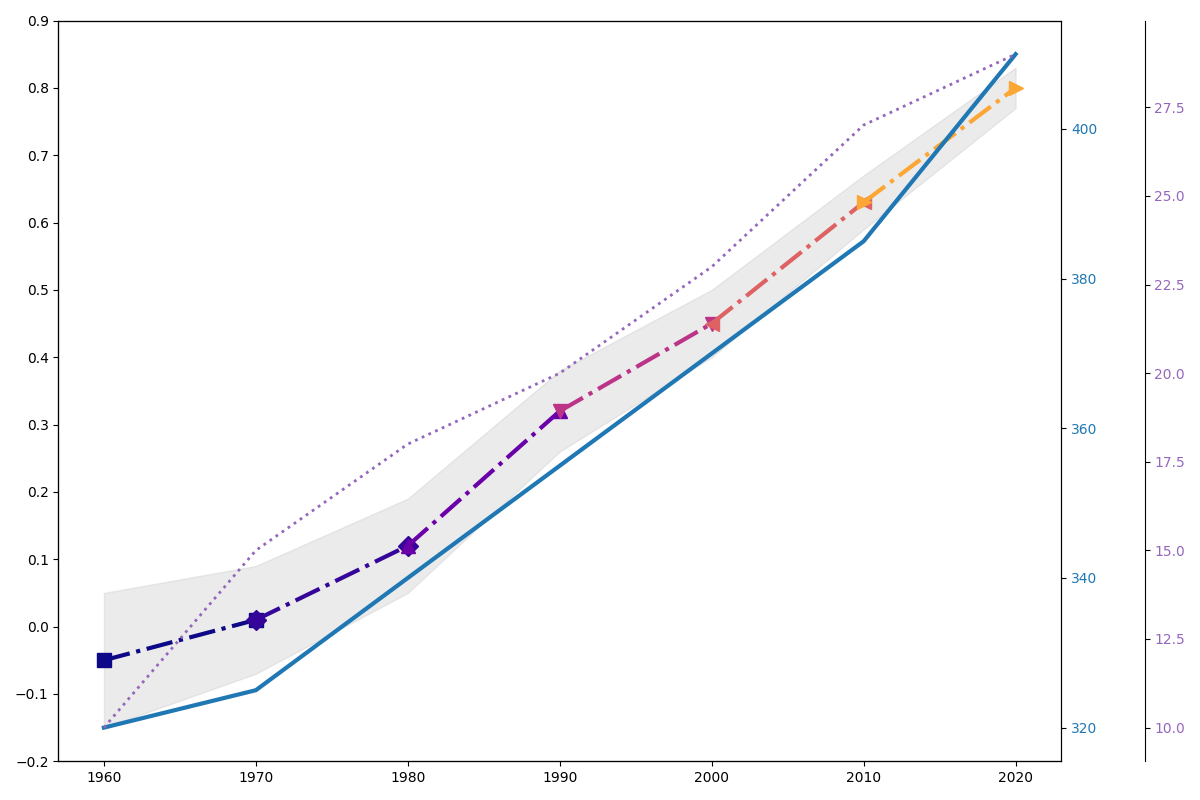

The script that drew this image:
import matplotlib.pyplot as plt
import numpy as np
import matplotlib.cm as cm
import matplotlib.colors as mcolors

decades = np.array([1960, 1970, 1980, 1990, 2000, 2010, 2020])
temperature_anomalies = np.array([-0.05, 0.01, 0.12, 0.32, 0.45, 0.63, 0.80])
uncertainties = np.array([0.1, 0.08, 0.07, 0.06, 0.05, 0.04, 0.03])
co2_levels = np.array([320, 325, 340, 355, 370, 385, 410])
ghg_emissions = np.array([10, 15, 18, 20, 23, 27, 29])

norm = mcolors.Normalize(vmin=min(temperature_anomalies), vmax=max(temperature_anomalies))
cmap = cm.plasma  # Changed colormap for visual variation

fig, ax = plt.subplots(figsize=(12, 8))

ax.fill_between(decades, temperature_anomalies - uncertainties, temperature_anomalies + uncertainties, 
                color='silver', alpha=0.3)  # Altered color for the fill

shuffled_markers = ['s', 'D', '^', 'v', '<', '>', 'o']  # Different markers for each decade
shuffled_colors = [cmap(norm(temp)) for temp in temperature_anomalies]  # Different order of coloring

for i in range(len(decades) - 1):
    ax.plot(decades[i:i+2], temperature_anomalies[i:i+2], marker=shuffled_markers[i], 
            color=shuffled_colors[i], markersize=10, linewidth=3, linestyle='-.')  # Different linestyle, marker size

ax.grid(False)  # Turned off grid lines for a cleaner background
ax.set_yticks(np.arange(-0.2, 1.0, 0.1))

ax2 = ax.twinx()
ax2.plot(decades, co2_levels, color='tab:blue', linestyle='-', linewidth=3)  # Altered line style and color
ax2.tick_params(axis='y', labelcolor='tab:blue')

ax3 = ax.twinx()
ax3.spines['right'].set_position(('outward', 60))
ax3.plot(decades, ghg_emissions, color='tab:purple', linestyle=':', linewidth=2)  # Altered line style and color
ax3.tick_params(axis='y', labelcolor='tab:purple')

plt.tight_layout()
plt.show()
